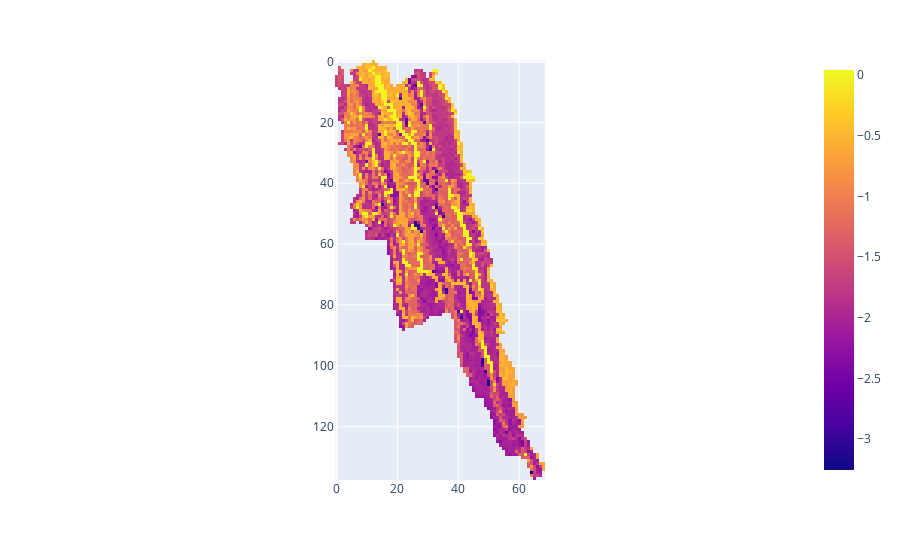

The notebook cell saved with this chart:
### Code cell
data = pf.read_pfb("/Users/ben/Documents/GitHub/drought-ensemble/domains/outputs/POTOMAC_1998_to_1999_baseline/POTOMAC_1998_to_1999.out.press.08712.pfb")
mask = pf.read_pfb("/Users/ben/Documents/GitHub/drought-ensemble/domains/outputs/POTOMAC_1999_to_1999/mask.pfb")
mask = mask/mask
px.imshow((data*mask)[9])

### Figure 1 — Plotly figure (JSON) as saved in the notebook; plotly's stock layout.template omitted (floating-point values rounded to 4 significant figures; data arrays with more than 128 entries replaced by an {"elided": "..."} marker saying what was removed)
{"data": [{"coloraxis": "coloraxis", "hovertemplate": "x: %{x}<br>y: %{y}<br>color: %{z}<extra></extra>", "name": "0", "type": "heatmap", "xaxis": "x", "yaxis": "y", "z": {"elided": "138x69 float values"}}], "layout": {"coloraxis": {"colorscale": [[0, "#0d0887"], [0.1111, "#46039f"], [0.2222, "#7201a8"], [0.3333, "#9c179e"], [0.4444, "#bd3786"], [0.5556, "#d8576b"], [0.6667, "#ed7953"], [0.7778, "#fb9f3a"], [0.8889, "#fdca26"], [1, "#f0f921"]]}, "margin": {"t": 60}, "xaxis": {"anchor": "y", "constrain": "domain", "domain": [0, 1], "scaleanchor": "y"}, "yaxis": {"anchor": "x", "autorange": "reversed", "constrain": "domain", "domain": [0, 1]}}}
